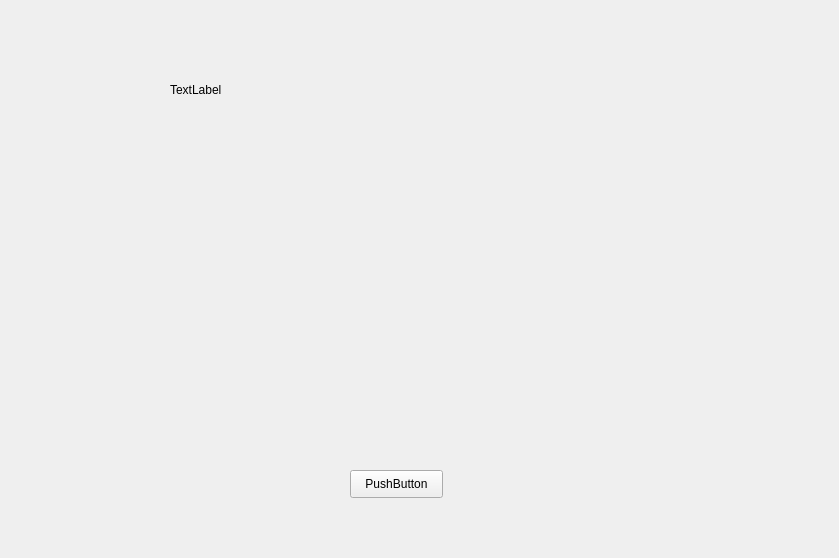
<?xml version="1.0" encoding="UTF-8"?>
<ui version="4.0">
 <class>SearchPlantPage</class>
 <widget class="QWidget" name="SearchPlantPage">
  <property name="geometry">
   <rect>
    <x>0</x>
    <y>0</y>
    <width>839</width>
    <height>558</height>
   </rect>
  </property>
  <property name="windowTitle">
   <string>Form</string>
  </property>
  <widget class="QPushButton" name="pushButton">
   <property name="geometry">
    <rect>
     <x>350</x>
     <y>470</y>
     <width>93</width>
     <height>28</height>
    </rect>
   </property>
   <property name="text">
    <string>PushButton</string>
   </property>
  </widget>
  <widget class="QLabel" name="label">
   <property name="geometry">
    <rect>
     <x>170</x>
     <y>80</y>
     <width>69</width>
     <height>19</height>
    </rect>
   </property>
   <property name="text">
    <string>TextLabel</string>
   </property>
  </widget>
 </widget>
 <resources/>
 <connections/>
</ui>
